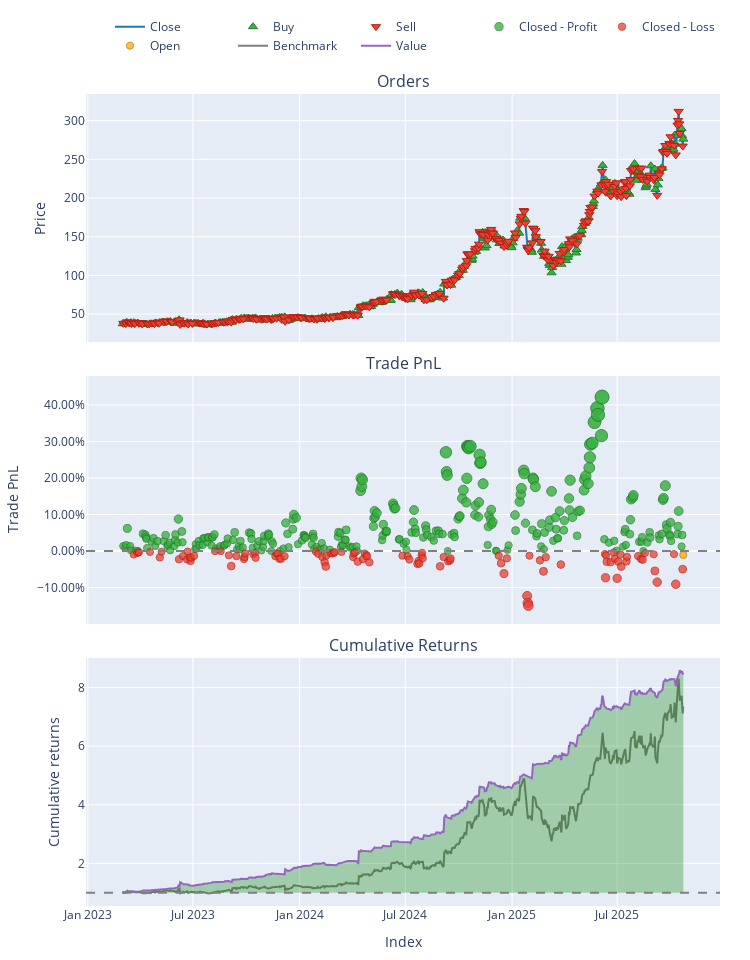

The code cell stored with this chart in its notebook:
### Code cell
# 1. Load Configuration
config = load_config("config/config.yaml")

# 2. Load Data
try:
    # ensuring your path is correct
    data = pd.read_csv('data/processed/AGX_processed.csv')
    if 'Date' in data.columns:
        data['Date'] = pd.to_datetime(data['Date'])
        data.set_index('Date', inplace=True)
    print("Data loaded successfully.")
except FileNotFoundError:
    print("Error: Data file not found. Check path.")
    sys.exit()

# 3. Split Train/Test
split_idx = int(len(data) * 0.7)
train_df = data.iloc[:split_idx]
test_df = data.iloc[split_idx:]

# --- TRAINING PHASE ---
print("Training PPO Agent...")

# Initialize Trainer (Pass config if needed, or defaults)
trainer = ModelTrainerRL(config['reinforcement_learning'])
env_params = config['reinforcement_learning']['environment']

# Create Training Environment
env_train = TradingEnvRL(
    train_df, 
    initial_balance=env_params.get('initial_balance', 10000),
    commission=env_params.get('commission', 0.001),
    lookback_window=env_params.get('lookback_window', 30),
    reward_func='profit'
)

# Train and Save
# This automatically handles the VecNormalize wrapper creation
result = trainer.train_ppo(env_train) 

# IMPORTANT: Save the model and the normalization stats to disk
# We will reload them for the test phase to ensure consistency
save_path = "models/"
trainer.save_models(save_path)
print("Training Complete. Models saved.")

# --- INFERENCE PHASE (UPDATED) ---
print("Generating Agent Predictions on Test Data...")

# 1. Load the Trained Model
model = PPO.load(os.path.join(save_path, "ppo_model"))

# 2. Create the Test Environment
# Must have the same observation space (columns) as training
env_test = TradingEnvRL(
    test_df, 
    initial_balance=env_params.get('initial_balance', 100000),
    commission=env_params.get('commission', 0.001),
    lookback_window=env_params.get('lookback_window', 30),
    reward_func='profit' 
)

# 3. Wrap it in DummyVecEnv (Required for SB3)
vec_env_test = DummyVecEnv([lambda: env_test])

# 4. Load Normalization Statistics
# This applies the Training Mean/Variance to the Test Data (Crucial!)
norm_path = os.path.join(save_path, "ppo_vecnormalize.pkl")
if os.path.exists(norm_path):
    vec_env_test = VecNormalize.load(norm_path, vec_env_test)
    vec_env_test.training = False     # Do not update stats on test data
    vec_env_test.norm_reward = False  # Do not normalize rewards for testing
else:
    print("WARNING: Normalization stats not found. Model predictions may be garbage.")

# 5. Run Inference Loop
obs = vec_env_test.reset()
done = [False]  # VecEnv returns done as a list/array
actions = []

while not done[0]:
    # Predict action (obs is now correctly scaled)
    action, _ = model.predict(obs, deterministic=True)
    actions.append(action[0]) # Extract single action
    
    # Step the environment
    obs, _, done, _ = vec_env_test.step(action)

print(f"Generated {len(actions)} actions.")


# --- BACKTESTING PHASE ---
print("Running Backtest...")

backtester = PortfolioBacktesterRL(env_params) 

# Note: 'actions' corresponds to the period [lookback_window : end]
# Ensure your backtester handles this alignment. 
# Usually, passing the full price_data and the lookback_window allows 
# the backtester to slice the prices correctly to match the actions.
portfolio = backtester.run_backtest(
    price_data=test_df['close'], 
    predicted_weights=np.array(actions).flatten(),
    lookback_window=env_params.get('lookback_window', 30)
)

comparison = backtester.compare_with_buy_and_hold_rl()

# Show Metrics
metrics = backtester.get_performance_metrics()
print("\n--- Strategy Performance ---")
for k, v in metrics.items():
    print(f"{k}: {v:.4f}")
    
# Plot
portfolio.plot().show()

### Figure 1 — Plotly figure (JSON) as saved in the notebook; plotly's stock layout.template omitted (floating-point values rounded to 4 significant figures; data arrays with more than 128 entries replaced by an {"elided": "..."} marker saying what was removed)
{"data": [{"legendgroup": "0", "line": {"color": "#1f77b4"}, "name": "Close", "showlegend": true, "type": "scatter", "uid": "8de21e5a-8cee-40b1-9a70-10afd0cde73d", "x": {"elided": "665 str values"}, "xaxis": "x", "y": {"elided": "665 float values"}, "yaxis": "y"}, {"customdata": {"elided": "331x3 float values"}, "hovertemplate": "Order Id: %{customdata[0]}<br>Timestamp: %{x}<br>Price: %{y}<br>Size: %{customdata[1]:.6f}<br>Fees: %{customdata[2]:.6f}", "legendgroup": "1", "marker": {"color": "#37B13F", "line": {"color": "rgb(38,123,44)", "width": 1}, "size": 8, "symbol": "triangle-up"}, "mode": "markers", "name": "Buy", "type": "scatter", "uid": "1864849e-c01c-4a0e-99f1-c5f44508f5d7", "x": {"elided": "331 str values"}, "xaxis": "x", "y": {"elided": "331 float values"}, "yaxis": "y"}, {"customdata": {"elided": "334x3 float values"}, "hovertemplate": "Order Id: %{customdata[0]}<br>Timestamp: %{x}<br>Price: %{y}<br>Size: %{customdata[1]:.6f}<br>Fees: %{customdata[2]:.6f}", "legendgroup": "2", "marker": {"color": "#EA4335", "line": {"color": "rgb(181,31,18)", "width": 1}, "size": 8, "symbol": "triangle-down"}, "mode": "markers", "name": "Sell", "type": "scatter", "uid": "c0ba41a5-127b-48c1-9d02-da2e379a51a7", "x": {"elided": "334 str values"}, "xaxis": "x", "y": {"elided": "334 float values"}, "yaxis": "y"}, {"customdata": {"elided": "278x4 float values"}, "hovertemplate": "Exit Trade Id: %{customdata[0]}<br>Position Id: %{customdata[1]}<br>Exit Timestamp: %{x}<br>PnL: %{customdata[2]:.6f}<br>Return: %{customdata[3]:.2%}", "legendgroup": "3", "marker": {"color": "#37B13F", "line": {"color": "rgb(38,123,44)", "width": 1}, "opacity": {"elided": "278 float values"}, "size": {"elided": "278 float values"}, "symbol": "circle"}, "mode": "markers", "name": "Closed - Profit", "type": "scatter", "uid": "dddfe9df-6902-4e76-8318-6e64bef9d303", "x": {"elided": "278 str values"}, "xaxis": "x2", "y": {"elided": "278 float values"}, "yaxis": "y2"}, {"customdata": {"elided": "101x4 float values"}, "hovertemplate": "Exit Trade Id: %{customdata[0]}<br>Position Id: %{customdata[1]}<br>Exit Timestamp: %{x}<br>PnL: %{customdata[2]:.6f}<br>Return: %{customdata[3]:.2%}", "legendgroup": "4", "marker": {"color": "#EA4335", "line": {"color": "rgb(181,31,18)", "width": 1}, "opacity": [0.7534, 0.7518, 0.7514, 0.7511, 0.7509, 0.7562, 0.7506, 0.758, 0.7549, 0.7581, 0.7504, 0.7564, 0.7595, 0.7564, 0.7547, 0.7502, 0.7501, 0.7541, 0.7646, 0.7549, 0.7577, 0.7557, 0.7522, 0.753, 0.7517, 0.7565, 0.755, 0.7523, 0.7526, 0.7574, 0.7574, 0.755, 0.7506, 0.7527, 0.7558, 0.7609, 0.765, 0.7544, 0.7519, 0.7525, 0.7518, 0.7509, 0.7509, 0.7558, 0.7525, 0.7513, 0.7603, 0.7579, 0.7523, 0.7539, 0.7552, 0.7609, 0.7544, 0.755, 0.7581, 0.7624, 0.7596, 0.762, 0.7539, 0.7517, 0.757, 0.7648, 0.7558, 0.76, 0.7589, 0.7572, 0.7545, 0.7618, 0.7719, 0.7571, 0.7937, 0.8006, 0.8032, 0.7544, 0.759, 0.7697, 0.756, 0.7631, 0.7528, 0.776, 0.7542, 0.7604, 0.7607, 0.7513, 0.7574, 0.7765, 0.7603, 0.7534, 0.7651, 0.76, 0.7556, 0.7548, 0.7576, 0.7584, 0.7519, 0.7532, 0.7693, 0.7803, 0.7529, 0.7823, 0.7676], "size": [7.157, 7.085, 7.065, 7.053, 7.041, 7.289, 7.028, 7.372, 7.228, 7.379, 7.018, 7.301, 7.445, 7.301, 7.218, 7.007, 7.003, 7.191, 7.682, 7.229, 7.358, 7.266, 7.105, 7.14, 7.08, 7.304, 7.232, 7.109, 7.119, 7.347, 7.347, 7.234, 7.029, 7.128, 7.272, 7.511, 7.701, 7.204, 7.09, 7.115, 7.085, 7.042, 7.043, 7.269, 7.116, 7.063, 7.479, 7.369, 7.108, 7.181, 7.242, 7.508, 7.208, 7.234, 7.38, 7.581, 7.448, 7.559, 7.184, 7.078, 7.328, 7.692, 7.27, 7.465, 7.416, 7.334, 7.211, 7.553, 8.023, 7.33, 9.04, 9.361, 9.484, 7.207, 7.42, 7.92, 7.28, 7.613, 7.133, 8.212, 7.194, 7.487, 7.498, 7.059, 7.345, 8.238, 7.481, 7.157, 7.705, 7.467, 7.26, 7.226, 7.357, 7.393, 7.09, 7.148, 7.901, 8.412, 7.136, 8.506, 7.823], "symbol": "circle"}, "mode": "markers", "name": "Closed - Loss", "type": "scatter", "uid": "7df2e47d-acc3-4ef2-b486-8814eb8154e1", "x": ["2023-03-21T00:00:00-04:00", "2023-03-27T00:00:00-04:00", "2023-03-29T00:00:00-04:00", "2023-03-30T00:00:00-04:00", "2023-04-18T00:00:00-04:00", "2023-05-05T00:00:00-04:00", "2023-05-08T00:00:00-04:00", "2023-06-07T00:00:00-04:00", "2023-06-14T00:00:00-04:00", "2023-06-21T00:00:00-04:00", "2023-06-22T00:00:00-04:00", "2023-06-26T00:00:00-04:00", "2023-06-27T00:00:00-04:00", "2023-06-28T00:00:00-04:00", "2023-07-03T00:00:00-04:00", "2023-08-08T00:00:00-04:00", "2023-08-18T00:00:00-04:00", "2023-09-01T00:00:00-04:00", "2023-09-05T00:00:00-04:00", "2023-09-14T00:00:00-04:00", "2023-09-27T00:00:00-04:00", "2023-09-28T00:00:00-04:00", "2023-09-29T00:00:00-04:00", "2023-10-13T00:00:00-04:00", "2023-10-16T00:00:00-04:00", "2023-10-17T00:00:00-04:00", "2023-11-20T00:00:00-05:00", "2023-11-22T00:00:00-05:00", "2023-11-24T00:00:00-05:00", "2023-11-27T00:00:00-05:00", "2023-11-30T00:00:00-05:00", "2023-12-06T00:00:00-05:00", "2024-01-29T00:00:00-05:00", "2024-02-02T00:00:00-05:00", "2024-02-09T00:00:00-05:00", "2024-02-13T00:00:00-05:00", "2024-02-15T00:00:00-05:00", "2024-02-16T00:00:00-05:00", "2024-02-23T00:00:00-05:00", "2024-02-26T00:00:00-05:00", "2024-02-29T00:00:00-05:00", "2024-03-01T00:00:00-05:00", "2024-03-13T00:00:00-04:00", "2024-04-02T00:00:00-04:00", "2024-04-03T00:00:00-04:00", "2024-04-05T00:00:00-04:00", "2024-04-10T00:00:00-04:00", "2024-04-19T00:00:00-04:00", "2024-04-22T00:00:00-04:00", "2024-04-25T00:00:00-04:00", "2024-04-26T00:00:00-04:00", "2024-04-30T00:00:00-04:00", "2024-06-26T00:00:00-04:00", "2024-07-05T00:00:00-04:00", "2024-07-08T00:00:00-04:00", "2024-07-22T00:00:00-04:00", "2024-07-24T00:00:00-04:00", "2024-07-25T00:00:00-04:00", "2024-07-29T00:00:00-04:00", "2024-07-30T00:00:00-04:00", "2024-07-31T00:00:00-04:00", "2024-08-30T00:00:00-04:00", "2024-09-05T00:00:00-04:00", "2024-09-13T00:00:00-04:00", "2024-09-16T00:00:00-04:00", "2024-09-17T00:00:00-04:00", "2024-12-09T00:00:00-05:00", "2024-12-13T00:00:00-05:00", "2024-12-18T00:00:00-05:00", "2024-12-23T00:00:00-05:00", "2025-01-27T00:00:00-05:00", "2025-01-28T00:00:00-05:00", "2025-01-29T00:00:00-05:00", "2025-01-31T00:00:00-05:00", "2025-02-18T00:00:00-05:00", "2025-02-24T00:00:00-05:00", "2025-02-28T00:00:00-05:00", "2025-03-26T00:00:00-04:00", "2025-06-10T00:00:00-04:00", "2025-06-11T00:00:00-04:00", "2025-06-12T00:00:00-04:00", "2025-06-13T00:00:00-04:00", "2025-06-20T00:00:00-04:00", "2025-06-25T00:00:00-04:00", "2025-06-27T00:00:00-04:00", "2025-07-01T00:00:00-04:00", "2025-07-03T00:00:00-04:00", "2025-07-07T00:00:00-04:00", "2025-07-08T00:00:00-04:00", "2025-07-17T00:00:00-04:00", "2025-07-18T00:00:00-04:00", "2025-08-06T00:00:00-04:00", "2025-08-11T00:00:00-04:00", "2025-08-14T00:00:00-04:00", "2025-08-18T00:00:00-04:00", "2025-09-02T00:00:00-04:00", "2025-09-04T00:00:00-04:00", "2025-09-08T00:00:00-04:00", "2025-10-07T00:00:00-04:00", "2025-10-10T00:00:00-04:00", "2025-10-22T00:00:00-04:00"], "xaxis": "x2", "y": [-0.009491, -0.005189, -0.003933, -0.00325, -0.002506, -0.01742, -0.00173, -0.02245, -0.01379, -0.02288, -0.001118, -0.01814, -0.02686, -0.01814, -0.01319, -0.0004898, -0.0002417, -0.01156, -0.04112, -0.01385, -0.0216, -0.01608, -0.006365, -0.008487, -0.004835, -0.01836, -0.01402, -0.006608, -0.007229, -0.02096, -0.02091, -0.01415, -0.001775, -0.007726, -0.01641, -0.03079, -0.04225, -0.01231, -0.005449, -0.006952, -0.005137, -0.002566, -0.002611, -0.01626, -0.007034, -0.003817, -0.02889, -0.02229, -0.006518, -0.01094, -0.01459, -0.03064, -0.01254, -0.01414, -0.02294, -0.035, -0.02704, -0.03369, -0.01113, -0.00471, -0.01981, -0.04171, -0.01628, -0.02804, -0.02511, -0.02015, -0.01275, -0.03331, -0.06166, -0.01988, -0.1229, -0.1422, -0.1496, -0.01252, -0.02533, -0.05545, -0.01688, -0.03697, -0.008042, -0.07302, -0.01175, -0.02935, -0.03, -0.003613, -0.02084, -0.07456, -0.02898, -0.009525, -0.04251, -0.02818, -0.0157, -0.01364, -0.02151, -0.02368, -0.005477, -0.008973, -0.05427, -0.08505, -0.008249, -0.09072, -0.04957], "yaxis": "y2"}, {"customdata": [[379.0, 106.0, -2557.0, -0.01063]], "hovertemplate": "Exit Trade Id: %{customdata[0]}<br>Position Id: %{customdata[1]}<br>Exit Timestamp: %{x}<br>PnL: %{customdata[2]:.6f}<br>Return: %{customdata[3]:.2%}", "legendgroup": "5", "marker": {"color": "#FFAA00", "line": {"color": "rgb(178,118,0)", "width": 1}, "opacity": [0.7538], "size": [7.176], "symbol": "circle"}, "mode": "markers", "name": "Open", "type": "scatter", "uid": "fda950f7-edb3-4032-bbd6-95f0c33ec6c6", "x": ["2025-10-23T00:00:00-04:00"], "xaxis": "x2", "y": [-0.01063], "yaxis": "y2"}, {"legendgroup": "6", "line": {"color": "#7f7f7f"}, "name": "Benchmark", "showlegend": true, "type": "scatter", "uid": "3c71a3fe-2093-4523-9170-a502edcc5f7d", "x": {"elided": "665 str values"}, "xaxis": "x3", "y": {"elided": "665 float values"}, "yaxis": "y3"}, {"hoverinfo": "skip", "legendgroup": "7", "line": {"color": "rgba(0, 0, 0, 0)", "width": 0}, "opacity": 0, "showlegend": false, "type": "scatter", "uid": "9cdb6ca2-acff-45b0-90d1-53c637270a3e", "x": {"elided": "665 str values"}, "xaxis": "x3", "y": {"elided": "665 int values"}, "yaxis": "y3"}, {"connectgaps": false, "fill": "tonexty", "fillcolor": "rgba(0, 128, 0, 0.3)", "hoverinfo": "skip", "legendgroup": "7", "line": {"color": "rgba(0, 0, 0, 0)", "width": 0}, "opacity": 0, "showlegend": false, "type": "scatter", "uid": "008f915f-6373-4455-92b8-013e5cc51b89", "x": {"elided": "665 str values"}, "xaxis": "x3", "y": {"elided": "665 float values"}, "yaxis": "y3"}, {"hoverinfo": "skip", "legendgroup": "7", "line": {"color": "rgba(0, 0, 0, 0)", "width": 0}, "opacity": 0, "showlegend": false, "type": "scatter", "uid": "738127cb-448f-4daa-8bf0-7cc41d03c5ef", "x": {"elided": "665 str values"}, "xaxis": "x3", "y": {"elided": "665 int values"}, "yaxis": "y3"}, {"connectgaps": false, "fill": "tonexty", "fillcolor": "rgba(255, 0, 0, 0.3)", "hoverinfo": "skip", "legendgroup": "7", "line": {"color": "rgba(0, 0, 0, 0)", "width": 0}, "opacity": 0, "showlegend": false, "type": "scatter", "uid": "a2baeb86-9d48-4e49-ac58-fb991564f441", "x": {"elided": "665 str values"}, "xaxis": "x3", "y": {"elided": "665 float values"}, "yaxis": "y3"}, {"legendgroup": "8", "line": {"color": "#9467bd"}, "name": "Value", "showlegend": true, "type": "scatter", "uid": "c7ad3ffd-264a-4d5d-9edf-b317c1aa06c7", "x": {"elided": "665 str values"}, "xaxis": "x3", "y": {"elided": "665 float values"}, "yaxis": "y3"}, {"hoverinfo": "skip", "legendgroup": "7", "line": {"color": "rgba(0, 0, 0, 0)", "width": 0}, "opacity": 0, "showlegend": false, "type": "scatter", "uid": "06f9b990-b391-4ec2-8ef4-8242823263b1", "x": {"elided": "665 str values"}, "xaxis": "x3", "y": {"elided": "665 int values"}, "yaxis": "y3"}], "layout": {"annotations": [{"font": {"size": 16}, "showarrow": false, "text": "Orders", "x": 0.5, "xanchor": "center", "xref": "paper", "y": 1, "yanchor": "bottom", "yref": "paper"}, {"font": {"size": 16}, "showarrow": false, "text": "Trade PnL", "x": 0.5, "xanchor": "center", "xref": "paper", "y": 0.6528, "yanchor": "bottom", "yref": "paper"}, {"font": {"size": 16}, "showarrow": false, "text": "Cumulative Returns", "x": 0.5, "xanchor": "center", "xref": "paper", "y": 0.3056, "yanchor": "bottom", "yref": "paper"}], "height": 960, "legend": {"orientation": "h", "traceorder": "normal", "x": 1, "xanchor": "right", "y": 1.042, "yanchor": "bottom"}, "margin": {"b": 30, "l": 30, "r": 30, "t": 30}, "shapes": [{"line": {"color": "gray", "dash": "dash"}, "type": "line", "x0": 0, "x1": 1, "xref": "paper", "y0": 0, "y1": 0, "yref": "y2"}, {"line": {"color": "gray", "dash": "dash"}, "type": "line", "x0": 0, "x1": 1, "xref": "paper", "y0": 1, "y1": 1, "yref": "y3"}], "showlegend": true, "width": 750, "xaxis": {"anchor": "y", "domain": [0, 1], "matches": "x3", "showticklabels": false}, "xaxis2": {"anchor": "y2", "domain": [0, 1], "matches": "x3", "showticklabels": false}, "xaxis3": {"anchor": "y3", "domain": [0, 1], "title": {"text": "Index"}}, "yaxis": {"anchor": "x", "domain": [0.6944, 1], "title": {"text": "Price"}}, "yaxis2": {"anchor": "x2", "domain": [0.3472, 0.6528], "tickformat": ".2%", "title": {"text": "Trade PnL"}}, "yaxis3": {"anchor": "x3", "domain": [0, 0.3056], "title": {"text": "Cumulative returns"}}}}
